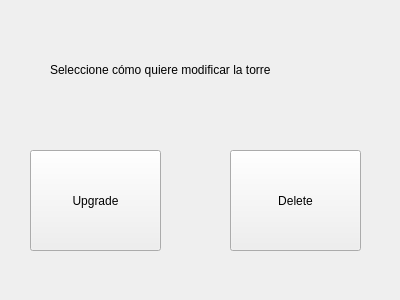
<?xml version="1.0" encoding="UTF-8"?>
<ui version="4.0">
 <class>updateCursosG</class>
 <widget class="QWidget" name="updateCursosG">
  <property name="geometry">
   <rect>
    <x>0</x>
    <y>0</y>
    <width>400</width>
    <height>300</height>
   </rect>
  </property>
  <property name="windowTitle">
   <string>Form</string>
  </property>
  <widget class="QPushButton" name="upgradeCurso">
   <property name="geometry">
    <rect>
     <x>30</x>
     <y>150</y>
     <width>131</width>
     <height>101</height>
    </rect>
   </property>
   <property name="text">
    <string>Upgrade</string>
   </property>
  </widget>
  <widget class="QPushButton" name="deleteCurso">
   <property name="geometry">
    <rect>
     <x>230</x>
     <y>150</y>
     <width>131</width>
     <height>101</height>
    </rect>
   </property>
   <property name="text">
    <string>Delete</string>
   </property>
  </widget>
  <widget class="QLabel" name="texto">
   <property name="geometry">
    <rect>
     <x>50</x>
     <y>60</y>
     <width>311</width>
     <height>20</height>
    </rect>
   </property>
   <property name="text">
    <string>Seleccione cómo quiere modificar la torre</string>
   </property>
  </widget>
 </widget>
 <resources/>
 <connections/>
</ui>
